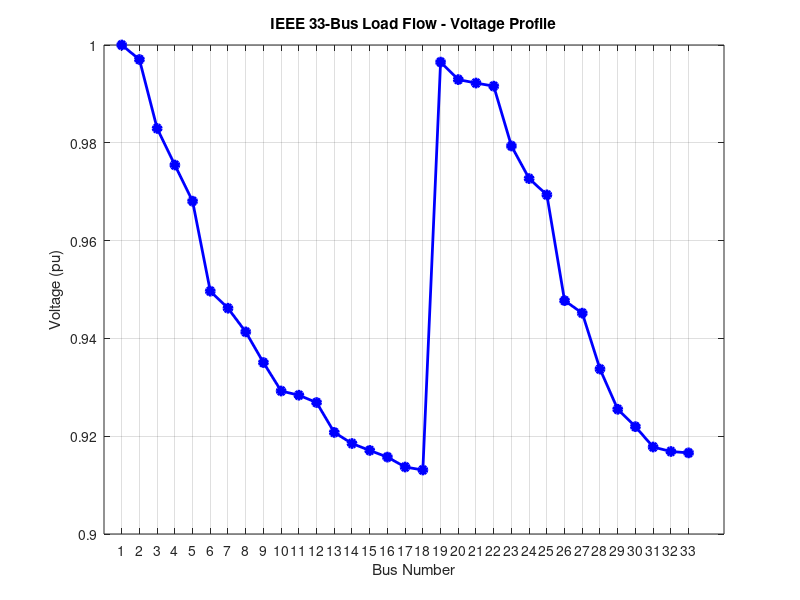

Write the MATLAB code that produced this figure. (Note: this script raises an error after producing the figure.)
clear; clc;

nBus = 33;
Vbase = 12660; % Volts
Sbase = 1e6;   % VA
Zbase = Vbase^2 / Sbase;

% Loads in per unit
Ppu = [0,100,90,120,60,60,200,200,60,60,45,60,60,120,60,60,60,90,90,90,90,90,90,420,420,60,60,60,120,200,150,210,60] / 1000;
Qpu = [0,60,40,80,30,20,100,100,20,20,30,35,35,80,10,20,20,40,40,40,40,40,50,200,200,25,25,20,70,600,70,100,40] / 1000;
% Now in MW and MVAR (i.e. per unit on 1MVA base)

branch = [
    1,2,0.0922,0.0470; 2,3,0.4930,0.2511; 3,4,0.3660,0.1864;
    4,5,0.3811,0.1941; 5,6,0.8190,0.7070; 6,7,0.1872,0.6188;
    7,8,0.7114,0.2351; 8,9,1.0300,0.7400; 9,10,1.0440,0.7400;
    10,11,0.1966,0.0650; 11,12,0.3744,0.1238; 12,13,1.4680,1.1550;
    13,14,0.5416,0.7129; 14,15,0.5910,0.5260; 15,16,0.7463,0.5450;
    16,17,1.2890,1.7210; 17,18,0.7320,0.5740; 2,19,0.1640,0.1565;
    19,20,1.5042,1.3554; 20,21,0.4095,0.4784; 21,22,0.7089,0.9373;
    3,23,0.4512,0.3083; 23,24,0.8980,0.7091; 24,25,0.8960,0.7011;
    6,26,0.2030,0.1034; 26,27,0.2842,0.1447; 27,28,1.0590,0.9337;
    28,29,0.8042,0.7006; 29,30,0.5075,0.2585; 30,31,0.9744,0.9630;
    31,32,0.3105,0.3619; 32,33,0.3410,0.5302;
];

% Convert branch impedances to per unit
branch(:,3) = branch(:,3) / Zbase;
branch(:,4) = branch(:,4) / Zbase;

nBranch = size(branch,1);
V = ones(nBus,1);

for iter = 1:100
    V_old = V;
    
    % Backward sweep
    Ibr = zeros(nBranch,1);
    for k = nBranch:-1:1
        t = branch(k,2);
        S = Ppu(t) + 1j*Qpu(t);
        Ibr(k) = conj(S / V(t));
        for m = 1:nBranch
            if branch(m,1) == t
                Ibr(k) = Ibr(k) + Ibr(m);
            end
        end
    end
    
    % Forward sweep
    V(1) = 1.0;
    for k = 1:nBranch
        f = branch(k,1);
        t = branch(k,2);
        Z = branch(k,3) + 1j*branch(k,4);
        V(t) = V(f) - Z*Ibr(k);
    end
    
    if max(abs(abs(V)-abs(V_old))) < 1e-6
        fprintf('Converged in %d iterations\n', iter);
        break
    end
end

Vmag = abs(V);

fprintf('\nBus Voltages:\n');
for i = 1:nBus
    fprintf('Bus %2d: %.4f pu\n', i, Vmag(i));
end

figure;
plot(1:nBus, Vmag, 'b-o', 'LineWidth',2, 'MarkerFaceColor','b');
set(gca, 'XTick', 1:33);
xlabel('Bus Number');
ylabel('Voltage (pu)');
title('IEEE 33-Bus Load Flow - Voltage Profile');
grid on;
yline(0.95,'r--','0.95 pu limit');
ylim([0.85 1.05]);
xlim([1 33]);
